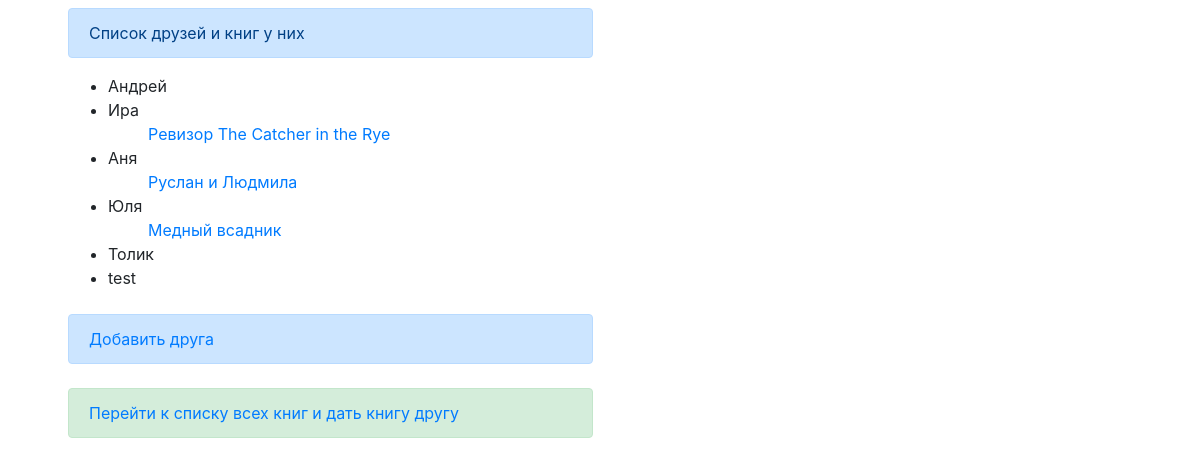
Screenshot of /friends with the database file from the repository.
### p_library/models.py (models this page shows, shortened)
class Friend(models.Model):
    name = models.CharField(max_length=300)

class Book(models.Model):
    ISBN = models.CharField(max_length=13)
    title = models.TextField()
    description = models.TextField()
    year_release = models.SmallIntegerField()
    copy_count = models.SmallIntegerField(default=1)
    price = models.DecimalField(max_digits=12, decimal_places=2)
    author = models.ForeignKey(Author, on_delete=models.CASCADE)
    publisher = models.ForeignKey(Publisher, on_delete=models.CASCADE, null=True, blank=True, related_name='books')
    friend = models.ForeignKey(Friend, on_delete=models.CASCADE, null=True, blank=True, related_name='books')

### p_library/views.py (the view)
# urls.py: path('friends', FriendList.as_view(), name='friend_list'),
class FriendList(ListView):
    model = Friend
    template_name = 'friend_list.html'

### p_library/templates/friend_list.html (shortened to what this page needs)
<!DOCTYPE html>
<html lang="ru">
<head>
    <link rel="stylesheet" href="https://stackpath.bootstrapcdn.com/bootstrap/4.3.1/css/bootstrap.min.css">
</head>
<body>
<div class="container">
 <div class="row justify-content-start w-50 m-2">
    <div class="col-sm">
<div class="alert alert-primary" role="alert">
  Список друзей и книг у них
</div>
	<ul>
		{% for friend in object_list %}
		    <li>{{ friend.name }}</li>
			     	 <ul>
                    {% for book in friend.books.all %}
					    <a href="book/{{book.id}}/">{{ book.title }}</a>
                    {% endfor %}
                </ul>
		{% endfor %}
	</ul>
</div>
</div>
 <div class="row justify-content-start w-50 m-2">
    <div class="col-sm">
<div class="alert alert-primary" role="alert">
  <a href='/friend/create'>Добавить друга</a>
</div>
</div>
</div>
 <div class="row justify-content-start w-50 m-2">
    <div class="col-sm">
<div class="alert alert-success" role="alert">
  <a href='/books'>Перейти к списку всех книг и дать книгу другу</a>
</div>
</div>
</div>
</div>
</body>
</html>

### rows the page displays
Friend: name "Андрей"
Friend: name "Ира"
Book: title "Ревизор"
Book: title "The Catcher in the Rye"
Friend: name "Аня"
Book: title "Руслан и Людмила"
Friend: name "Юля"
Book: title "Медный всадник"
Friend: name "Толик"
Friend: name "test"
